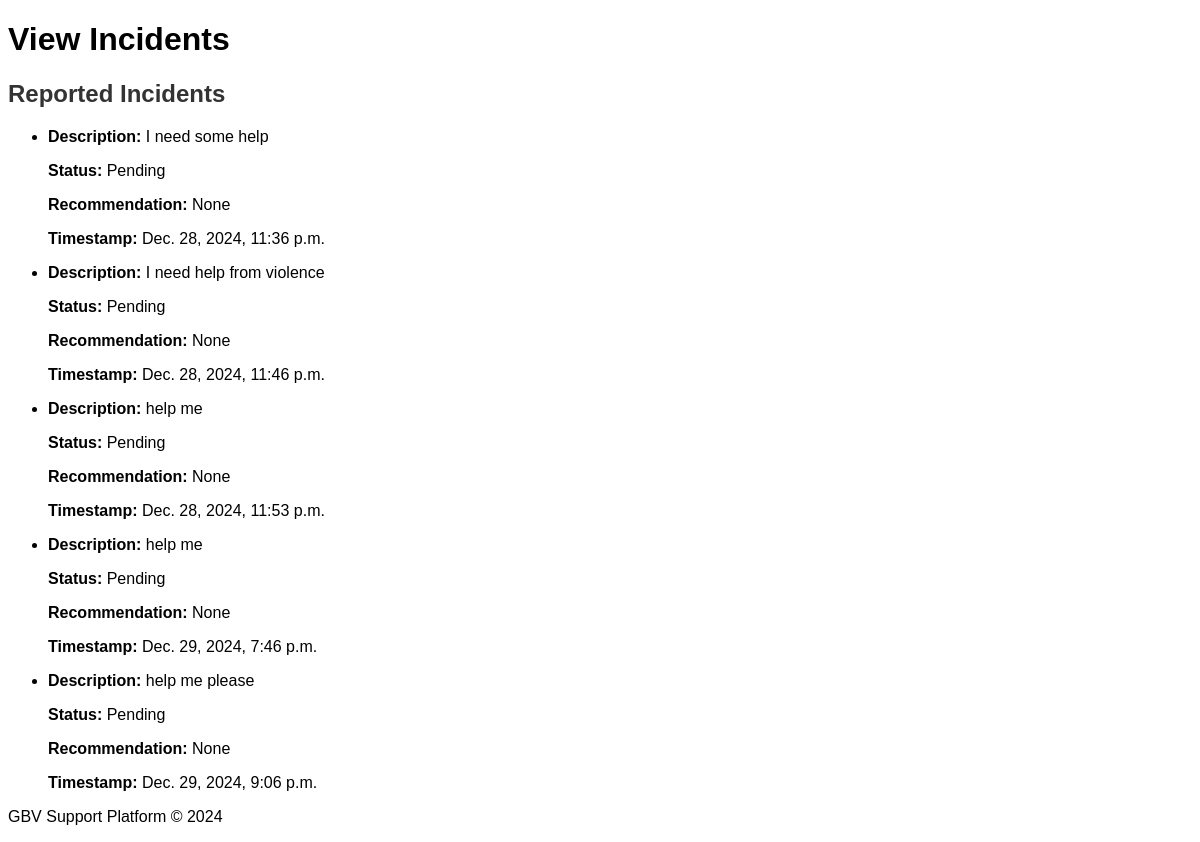
/view_incidents/ (signed in), run on the app's committed database.
### support/models.py (models this page shows, shortened)
class IncidentReport(models.Model):
    STATUS_CHOICES = [
        ('Pending', 'Pending'),
        ('Reviewed', 'Reviewed'),
        ('Closed', 'Closed'),
    ]
    user = models.ForeignKey(User, on_delete=models.SET_NULL, null=True, blank=True)
    description = models.TextField()
    timestamp = models.DateTimeField(auto_now_add=True)
    status = models.CharField(max_length=10, choices=STATUS_CHOICES, default='Pending')
    recommendation = models.TextField(blank=True, null=True)

### support/views.py (the view)
# urls.py: path('view_incidents/', views.view_incidents, name='view_incidents'),
@login_required
def view_incidents(request):
    if request.user.is_superuser:
        incidents = IncidentReport.objects.all()
        return render(request, 'view_incidents.html', {'incidents': incidents})
    else:
        messages.error(request, 'You do not have permission to view this page.')
        return redirect('home')

### support/templates/view_incidents.html (shortened to what this page needs)
<!DOCTYPE html>
<html lang="en">
<head>
    {% load static %}
    <link rel="stylesheet" href="{% static 'css/styles.css' %}">
</head>
<body>
    <header>
        <h1>View Incidents</h1>
    </header>
    <main>
        <h2>Reported Incidents</h2>
        <ul>
            {% for incident in incidents %}
            <li>
                <p><strong>Description:</strong> {{ incident.description }}</p>
                <p><strong>Status:</strong> {{ incident.status }}</p>
                <p><strong>Recommendation:</strong> {{ incident.recommendation }}</p>
                <p><strong>Timestamp:</strong> {{ incident.timestamp }}</p>
            </li>
            {% endfor %}
        </ul>
    </main>
    <footer>
        <p>GBV Support Platform &copy; 2024</p>
    </footer>
</body>
</html>

### support/static/css/styles.css (style rules this page uses)
body { font-family: Arial, sans-serif; }
h2 { color: #333; }

### data on the page
IncidentReport: description "I need some help", status "Pending", recommendation "None", timestamp "Dec. 28, 2024, 11:36 p.m."
IncidentReport: description "I need help from violence", status "Pending", recommendation "None", timestamp "Dec. 28, 2024, 11:46 p.m."
IncidentReport: description "help me", status "Pending", recommendation "None", timestamp "Dec. 28, 2024, 11:53 p.m."
IncidentReport: description "help me", status "Pending", recommendation "None", timestamp "Dec. 29, 2024, 7:46 p.m."
IncidentReport: description "help me please", status "Pending", recommendation "None", timestamp "Dec. 29, 2024, 9:06 p.m."
